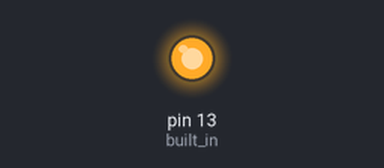
Simulated run of this sketch. Board: Arduino Uno, built with avr-gcc and run on an emulated ATmega328P. Parts: output pins drawn as LEDs (lit = HIGH).

Above: at 1.0 s.
At 5.5 s:
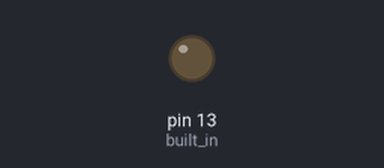
Timing chart, 0 to 6.9 s (numbered marks = the images above):
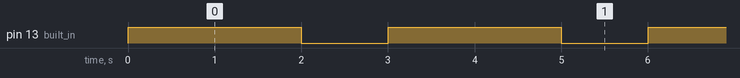

The sketch:

Arduni-Blink.ino.ino
```cpp
int built_in = 13;
void setup(){
  pinMode(built_in,OUTPUT);
}
void loop(){
  digitalWrite(built_in,HIGH);
  delay(2000);
  digitalWrite(built_in,LOW);
  delay(1000);
}
```

Measured:
- by itself, pin 13 (built_in): alternates HIGH for 2.0 s and LOW for 1.0 s
